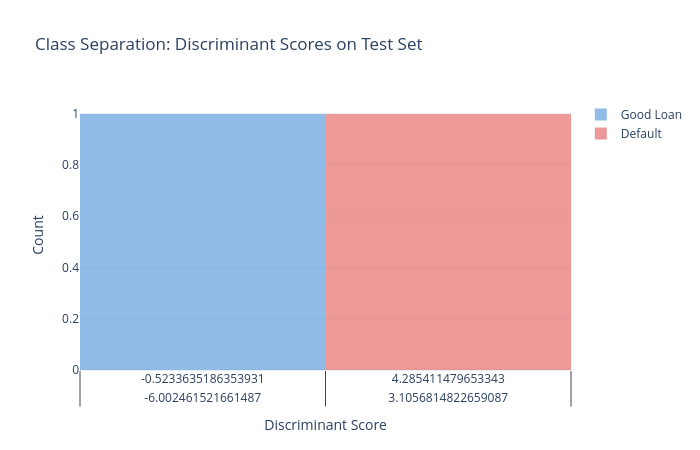

Notebook code cell kept with this figure:
### Markdown cell above
---
## 10. Class Separation in Discriminant Space

Visualize how well the two classes separate along the primary discriminant axis.

### Code cell
# Project both train and test sets onto the first discriminant axis
X_train_transformed = preprocessor.transform(X_train)
X_test_transformed = preprocessor.transform(X_test)

disc_train = X_train_transformed @ lda_model.coef_.T + lda_model.intercept_
disc_test = X_test_transformed @ lda_model.coef_.T + lda_model.intercept_

# Create overlapping histograms of discriminant scores
fig_sep = go.Figure()

for label, color, name in [(0, COLORS["accent"], "Good Loan"), (1, COLORS["red"], "Default")]:
    mask_test = y_test == label
    fig_sep.add_trace(go.Histogram(
        x=disc_test[mask_test],
        name=name,
        opacity=0.6,
        nbinsx=30,
        marker_color=color,
    ))

fig_sep.update_layout(
    title="Class Separation: Discriminant Scores on Test Set",
    xaxis_title="Discriminant Score",
    yaxis_title="Count",
    barmode="overlay",
    height=450, width=700,
)
fig_sep.show()
save_chart(fig_sep, MODEL_SLUG, "class_separation")

### Figure 1 — Plotly figure (JSON) as saved in the notebook; plotly's stock layout.template omitted (floating-point values rounded to 4 significant figures; data arrays with more than 128 entries replaced by an {"elided": "..."} marker saying what was removed)
{"data": [{"marker": {"color": "#4A90D9"}, "name": "Good Loan", "nbinsx": 30, "opacity": 0.6, "type": "histogram", "x": {"elided": "1193x1 float values"}}, {"marker": {"color": "#E15554"}, "name": "Default", "nbinsx": 30, "opacity": 0.6, "type": "histogram", "x": {"elided": "297x1 float values"}}], "layout": {"barmode": "overlay", "height": 450, "title": {"text": "Class Separation: Discriminant Scores on Test Set"}, "width": 700, "xaxis": {"title": {"text": "Discriminant Score"}}, "yaxis": {"title": {"text": "Count"}}}}
